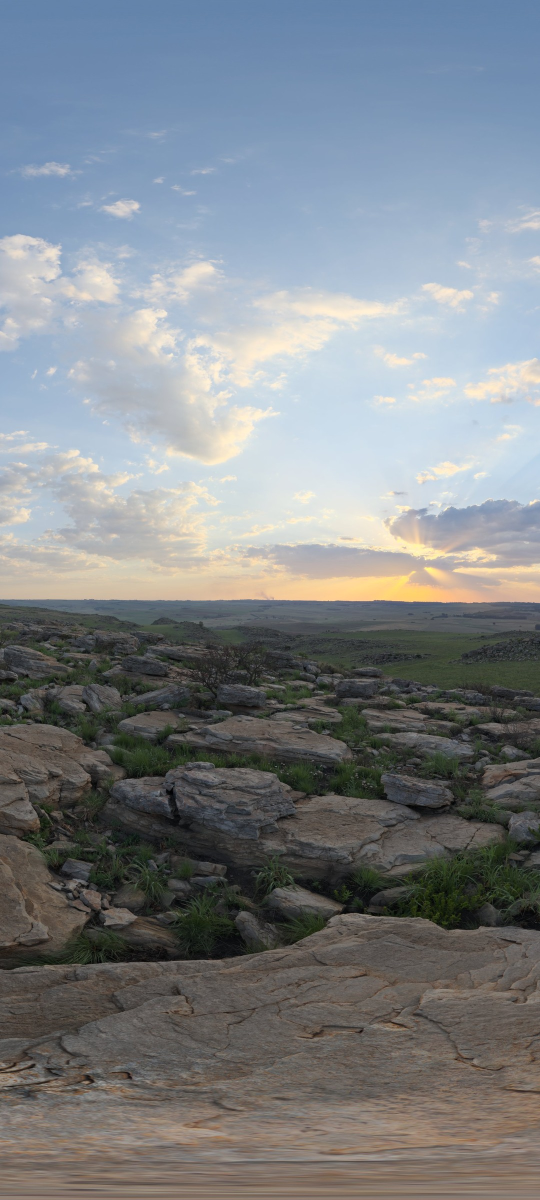
#> input picture assets/photoreal/optimized/one.jpg, 1080 x 2400 px (shown at 1/2 size); its folder holds 4 pictures in this run
$ python build_scene_layers.py
#> lines starting #> are read from the running program, lines starting #| are printed output that depends on the picture
from __future__ import annotations

import hashlib
import json
from pathlib import Path

from PIL import Image

ROOT = Path(__file__).resolve().parents[1]
OUT = ROOT / "assets" / "photoreal" / "optimized"
RANGES = {
    "one": (0.38, 0.57),
    "atelier": (0.45, 0.62),
    "zen": (0.58, 0.76),
}


def main() -> None:
    manifest = {"license": "CC0 derivatives of assets documented in ../LICENSES.md", "layers": []}
    for name, (start, end) in RANGES.items():
        source = Image.open(OUT / f"{name}.jpg").convert("RGBA")
        width, height = source.size
#> width = 1080; height = 2400
        mask = Image.new("L", source.size)
#> mask: PIL image 1080x2400 L; every value is 0
        pixels = mask.load()
        for y in range(height):
            position = y / (height - 1)
            alpha = min(1, max(0, (position - start) / (end - start)))
            alpha = alpha * alpha * (3 - 2 * alpha)
            for x in range(width):
                pixels[x, y] = round(alpha * 255)
        foreground = source.copy()
        foreground.putalpha(mask)
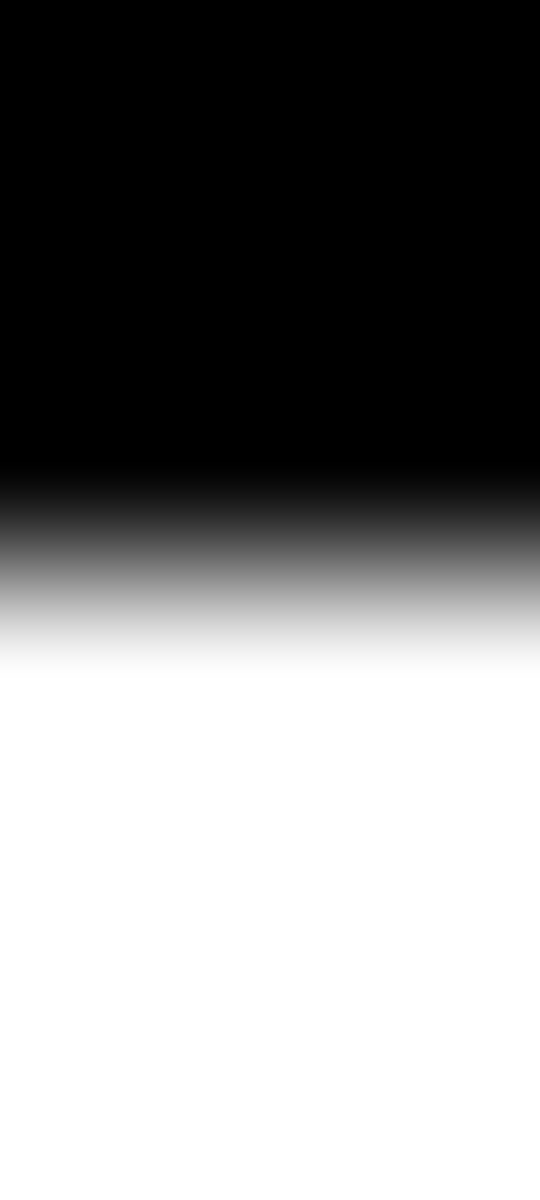
#> mask: PIL image 1080x2400 L (shown at 1/2 size); min 0, max 255, mean 133.9
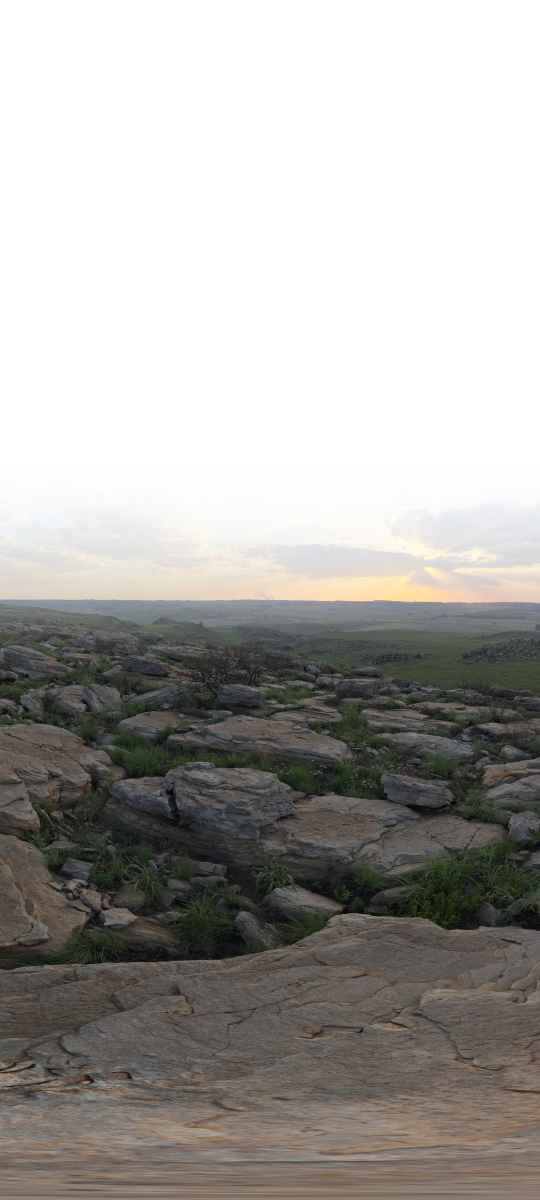
#> foreground: PIL image 1080x2400 RGBA (shown at 1/2 size); mean R, G, B, A 126.3, 131.1, 135.3, 133.9; transparent parts drawn white
        path = OUT / f"{name}_foreground.webp"
        foreground.save(path, "WEBP", quality=90, method=6, exact=False)
        digest = hashlib.sha256(path.read_bytes()).hexdigest()
        manifest["layers"].append(
            {
                "profile": name,
                "base": f"{name}.jpg",
                "foreground": path.name,
                "alphaStart": start,
                "alphaEnd": end,
                "bytes": path.stat().st_size,
                "sha256": digest,
            }
        )
        print(f"{path.name}: {path.stat().st_size} bytes; {digest}")
#> pass 2 of the loop in main, `for name, (start, end) in RANGES.items():`:
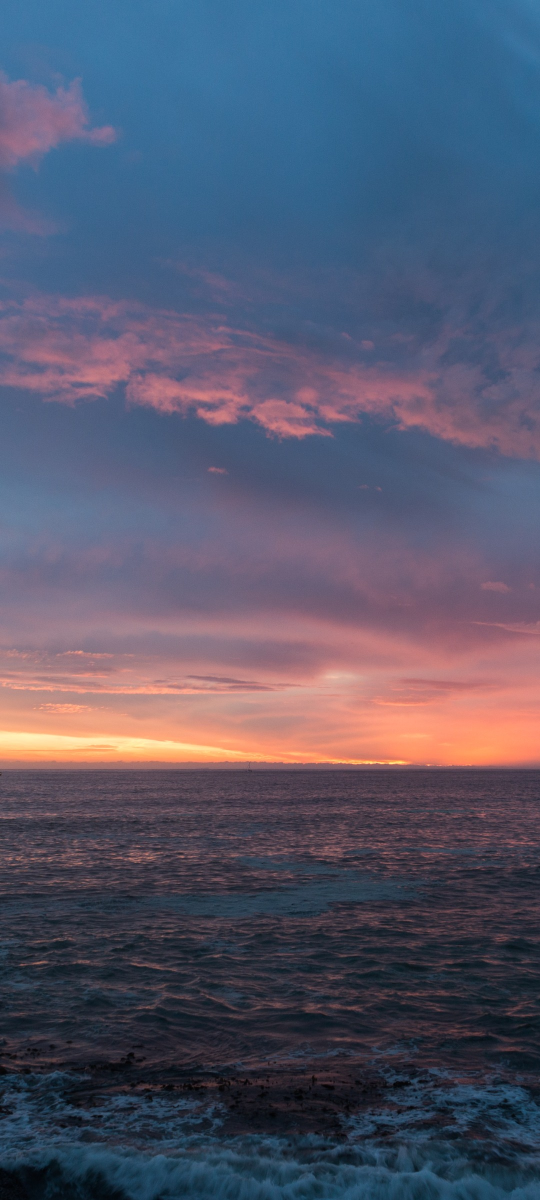
#> input picture assets/photoreal/optimized/atelier.jpg, 1080 x 2400 px (shown at 1/2 size)
#> in main, `foreground.putalpha(mask)`:
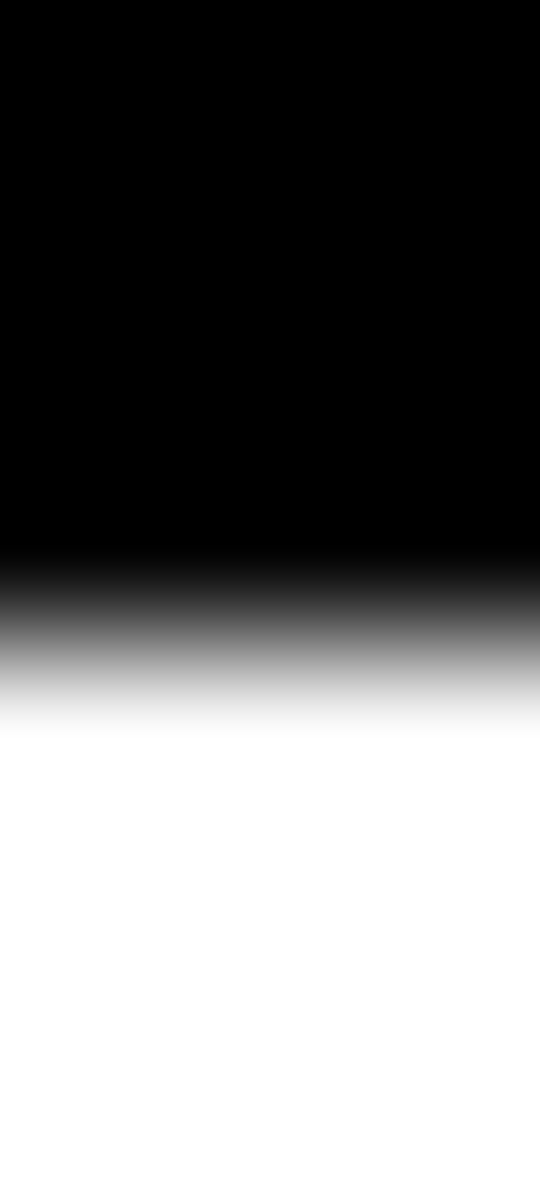
#> mask: PIL image 1080x2400 L (shown at 1/2 size); min 0, max 255, mean 118.6
#> in main, `foreground.putalpha(mask)`:
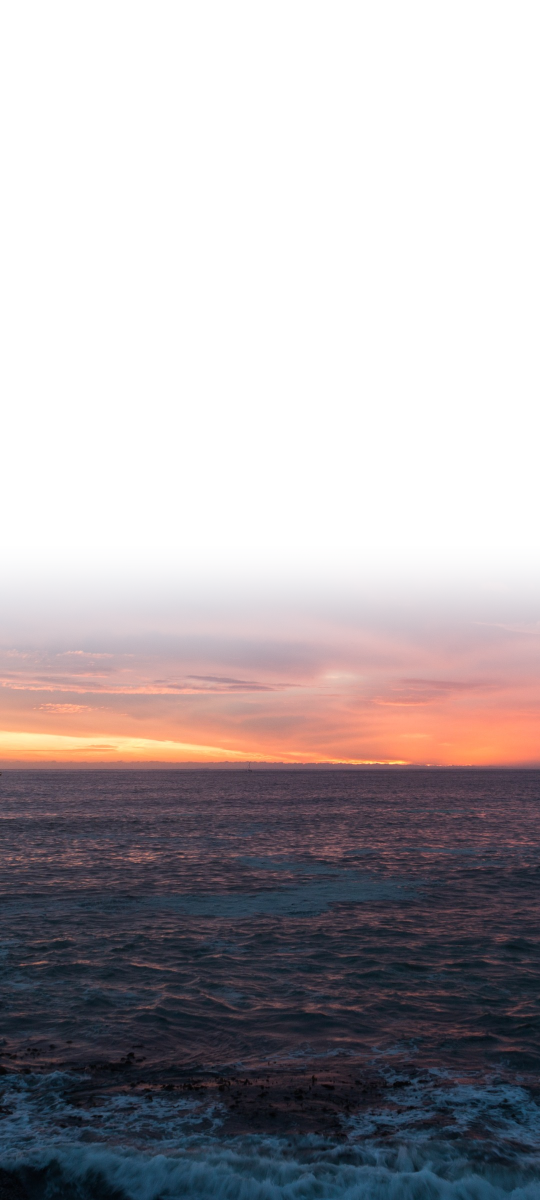
#> foreground: PIL image 1080x2400 RGBA (shown at 1/2 size); mean R, G, B, A 85, 87.3, 107.7, 118.6; transparent parts drawn white
    (OUT / "scene-layers-manifest.json").write_text(
        json.dumps(manifest, ensure_ascii=False, indent=2) + "\n", encoding="utf-8"
    )


if __name__ == "__main__":
#> (the run stopped early here; a loop or call above may not have finished)
